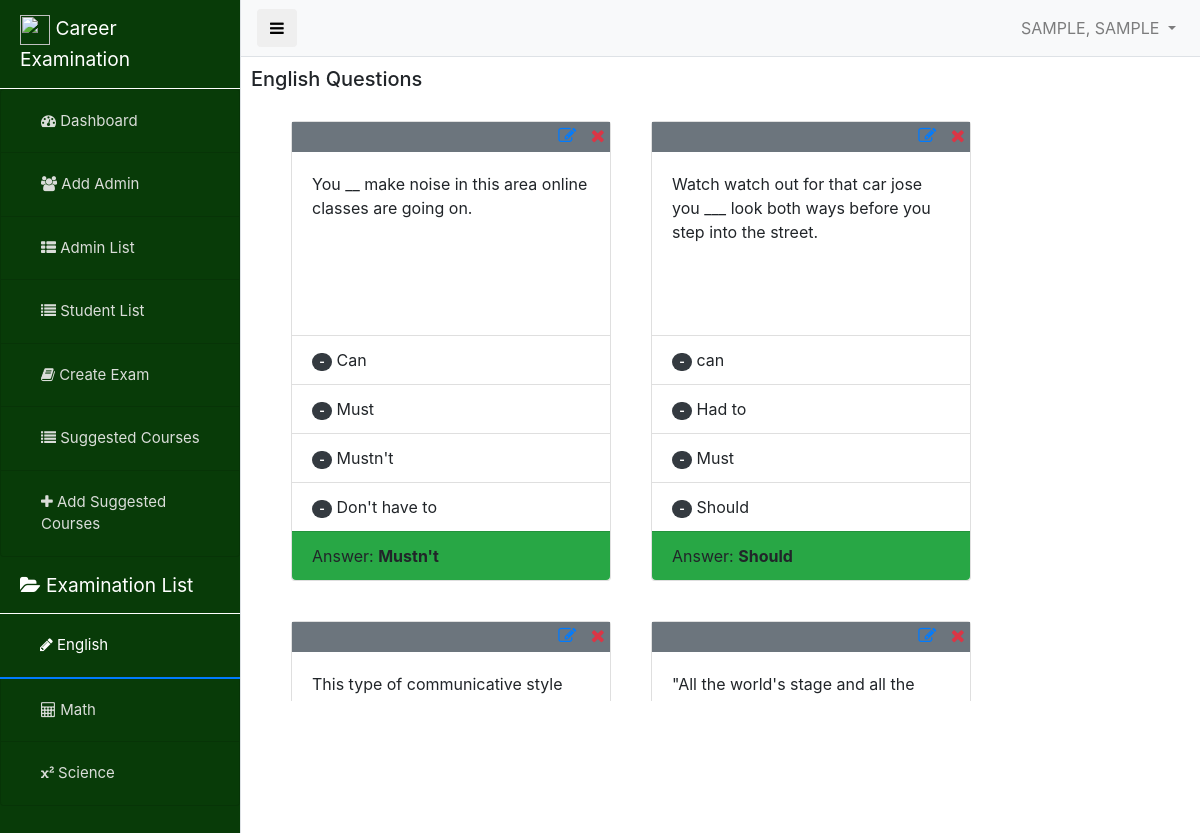
The page /pages/english.php (signed in) on the database its author committed.
### tables this page shows
CREATE TABLE `exams` (
  `id` int(11) NOT NULL,
  `category` varchar(32) NOT NULL,
  `question` longtext NOT NULL,
  `c1` longtext NOT NULL,
  `c2` longtext NOT NULL,
  `c3` longtext NOT NULL,
  `c4` longtext NOT NULL,
  `answer` longtext NOT NULL
);

### pages/english.php (the view, shortened to what this page needs)
<?php
include "../functions/conn.php";
?>
<!DOCTYPE html>
<html lang="en">
<head>
    <?php include '../components/bootstrap.php'; ?>
    <link rel="stylesheet" href="../dep/font-awesome/css/font-awesome.min.css">
    <link rel="stylesheet" href="../css/admin_style.css">
    <link rel="stylesheet" href="../dep/minJsCss/css/notify.css">
    <link rel="stylesheet" href="../dep/minJsCss/css/prettify.css">
</head>
<body>
    <div class="d-flex" id="wrapper">
        <?php include '../components/admin_sideNav.php'; ?>
        <div id="page-content-wrapper">
            <?php include '../components/admin_nav.php'; ?>
            <h5 class="" style="margin: 10px;">English Questions</h5>
            <div class="container-fluid">
                <div class="container" style="overflow-y: scroll; height: 600px;">
                    <?php
                    $query = mysqli_query($conn, "SELECT * FROM exams WHERE category = 'english'");
                    while ($row = mysqli_fetch_object($query)) :
                    ?>
                        <div class="card" style="width: 20rem; height: 460px; float: left;margin:20px;">
                            <div class="bg-secondary" style="margin: 0;width: 100%;height: 30px;text-align: right;">
                                <a href="edit-exam.php?cat=English&&id=<?php echo $row->id ?>" alt="edit" style="text-decoration: none;">
                                    <i class="fa fa-edit" style="font-size: 18px;margin: 5px"></i>
                                </a>
                                <a href="delete-exam.php?id=<?php echo $row->id ?>" alt="delete" class="text-danger" style="text-decoration: none;">
                                    <i class="fa fa-times" style="font-size: 18px;margin: 5px;"></i>
                                </a>
                            </div>
                            <div class="card-body">
                                <p class="card-title">
                                    <?php
                                    echo $row->question;
                                    ?>
                                </p>
                            </div>
                            <ul class="list-group list-group-flush">
                                <li class="list-group-item">
                                    <span class="badge badge-dark badge-pill">-</span>
                                    <?php
                                    echo $row->c1;
                                    ?>
                                </li>
                                <li class="list-group-item">
                                    <span class="badge badge-dark badge-pill">-</span>
                                    <?php
                                    echo $row->c2;
                                    ?>
                                </li>
                                <li class="list-group-item">
                                    <span class="badge badge-dark badge-pill">-</span>
                                    <?php
                                    echo $row->c3;
                                    ?>
                                </li>
                                <li class="list-group-item">
                                    <span class="badge badge-dark badge-pill">-</span>
                                    <?php
                                    echo $row->c4;
                                    ?>
                                </li>
                                <li class="list-group-item bg-success">
                                    <p class="card-text">
                                        Answer: <strong><?php echo $row->answer; ?></strong>
                                    </p>
                                </li>
                            </ul>
                        </div>
                    <?php
                    endwhile;
                    ?>
                </div>
            </div>
        </div>
    </div>
</body>
</html>

### components/admin_nav.php (shortened to what this page needs)
<?php $query = mysqli_query($conn, "SELECT * FROM `admin` WHERE id = $_SESSION[admin_id]"); ?>
<nav class="navbar navbar-expand-lg navbar-light bg-light border-bottom sticky-top">
    <button class="btn btn-default" id="menu-toggle"><i class="fa fa-bars"></i></button>
    <ul class="navbar-nav ml-auto mt-2 mt-lg-0">
        <li class="nav-item dropdown">
            <a class="nav-link dropdown-toggle" href="#" id="navbarDropdown" role="button" data-toggle="dropdown" aria-haspopup="true" aria-expanded="true">
                <?php
                $admin = mysqli_fetch_object($query);
                echo strtoupper($admin->lname) . ", " . strtoupper($admin->fname);
                ?>
            </a>
        </li>
    </ul>
</nav>

### css/admin_style.css (style rules this page uses)
#wrapper { overflow-x: hidden; }
#page-content-wrapper { min-width: 100vw; }
@media (min-width: 768px) { #page-content-wrapper { min-width: 0; width: 100%; } }

### rows shown on the page
exams: question "You __ make noise in this area online classes are going on.", c1 "Can", c2 "Must", c3 "Mustn't", c4 "Don't have to", answer "Mustn't"
exams: question "Watch watch out for that car jose you ___ look both ways before you step into the street.", c1 "can", c2 "Had to", c3 "Must", c4 "Should", answer "Should"
exams: question "This type of communicative style…"
exams: question "\"All the world's stage and all the…"

### other values the page prints
$title "Dashboard"
$title "Add Admin"
$title "Admin List"
$title "Student List"
$title "Create Exam"
$title "Suggested Courses"
$title "Add Suggested Courses"
$title "English"
$title "Math"
$title "Science"
$admin->lname "SAMPLE"
$admin->fname "SAMPLE"
